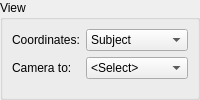
         <widget class="QGroupBox" name="groupBox">
          <property name="title">
           <string>View</string>
          </property>
          <layout class="QVBoxLayout" name="verticalLayout_4">
           <property name="margin">
            <number>0</number>
           </property>
           <item>
            <widget class="QFrame" name="frame_2">
             <property name="frameShape">
              <enum>QFrame::NoFrame</enum>
             </property>
             <property name="frameShadow">
              <enum>QFrame::Raised</enum>
             </property>
             <layout class="QFormLayout" name="formLayout">
              <property name="fieldGrowthPolicy">
               <enum>QFormLayout::AllNonFixedFieldsGrow</enum>
              </property>
              <property name="labelAlignment">
               <set>Qt::AlignLeading|Qt::AlignLeft|Qt::AlignVCenter</set>
              </property>
              <property name="formAlignment">
               <set>Qt::AlignLeading|Qt::AlignLeft|Qt::AlignTop</set>
              </property>
              <item row="0" column="0">
               <widget class="QLabel" name="label_3">
                <property name="frameShape">
                 <enum>QFrame::NoFrame</enum>
                </property>
                <property name="frameShadow">
                 <enum>QFrame::Sunken</enum>
                </property>
                <property name="text">
                 <string>Coordinates:</string>
                </property>
                <property name="buddy">
                 <cstring>space_combo</cstring>
                </property>
               </widget>
              </item>
              <item row="0" column="1">
               <widget class="QComboBox" name="space_combo">
                <item>
                 <property name="text">
                  <string>Subject</string>
                 </property>
                </item>
                <item>
                 <property name="text">
                  <string>Talairach</string>
                 </property>
                </item>
                <item>
                 <property name="text">
                  <string>Dartel</string>
                 </property>
                </item>
               </widget>
              </item>
              <item row="1" column="0">
               <widget class="QLabel" name="label_4">
                <property name="toolTip">
                 <string>&lt;html&gt;&lt;head/&gt;&lt;body&gt;&lt;p&gt;Use this box to move camera to a predefined position&lt;/p&gt;&lt;/body&gt;&lt;/html&gt;</string>
                </property>
                <property name="text">
                 <string>Camera to:</string>
                </property>
                <property name="buddy">
                 <cstring>camera_pos</cstring>
                </property>
               </widget>
              </item>
              <item row="1" column="1">
               <widget class="QComboBox" name="camera_pos">
                <property name="baseSize">
                 <size>
                  <width>73</width>
                  <height>0</height>
                 </size>
                </property>
                <property name="toolTip">
                 <string>&lt;html&gt;&lt;head/&gt;&lt;body&gt;&lt;p&gt;Use this box to reset the camera to predefined position&lt;/p&gt;&lt;/body&gt;&lt;/html&gt;</string>
                </property>
                <item>
                 <property name="text">
                  <string>&lt;Select&gt;</string>
                 </property>
                </item>
                <item>
                 <property name="text">
                  <string>Default</string>
                 </property>
                </item>
                <item>
                 <property name="text">
                  <string>Left</string>
                 </property>
                </item>
                <item>
                 <property name="text">
                  <string>Right</string>
                 </property>
                </item>
                <item>
                 <property name="text">
                  <string>Front</string>
                 </property>
                </item>
                <item>
                 <property name="text">
                  <string>Back</string>
                 </property>
                </item>
                <item>
                 <property name="text">
                  <string>Top</string>
                 </property>
                </item>
                <item>
                 <property name="text">
                  <string>Bottom</string>
                 </property>
                </item>
               </widget>
              </item>
             </layout>
            </widget>
           </item>
          </layout>
         </widget>
